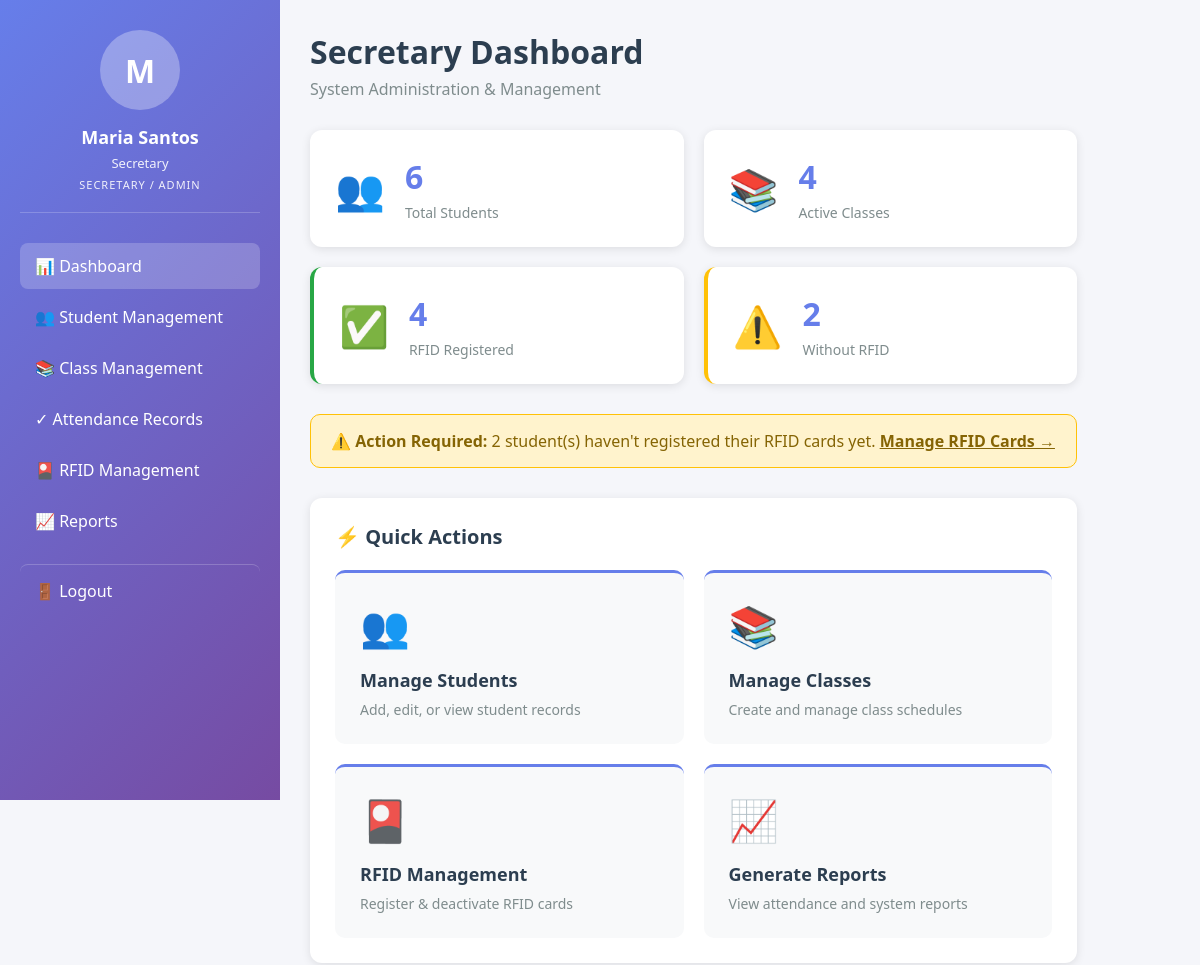
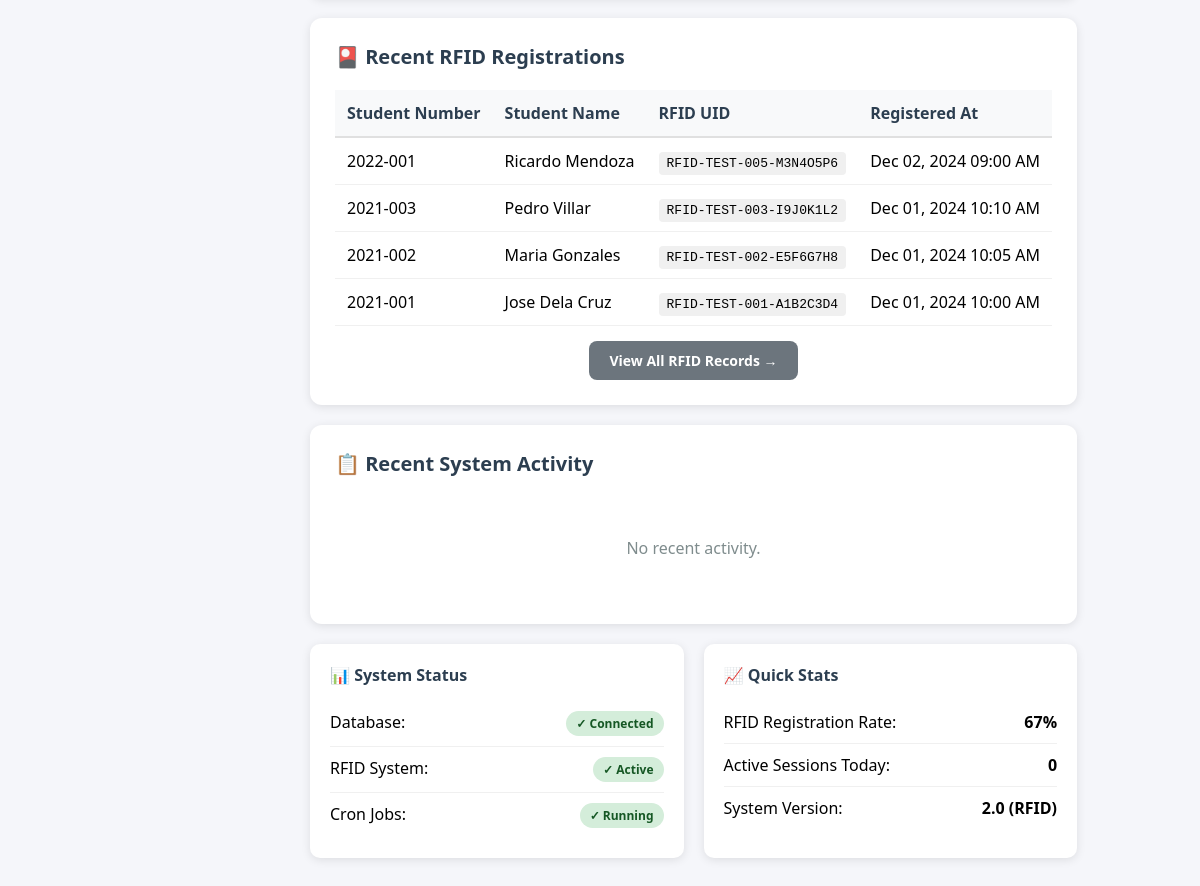
The page /secretary_dashboard.php (signed in) on the database its author committed (2 pictures, top to bottom).
### tables this page shows
CREATE TABLE students (
    student_id INT AUTO_INCREMENT PRIMARY KEY,
    user_id INT UNIQUE NOT NULL,
    student_number VARCHAR(20) UNIQUE NOT NULL,
    rfid_uid VARCHAR(50) UNIQUE NULL COMMENT 'RFID card unique identifier',
    rfid_registered_at TIMESTAMP NULL COMMENT 'When RFID was registered',
    rfid_registered_by INT NULL COMMENT 'Who registered the RFID (user_id)',
    rfid_status ENUM('active', 'deactivated') DEFAULT 'active' COMMENT 'Card status',
    rfid_deactivated_at TIMESTAMP NULL COMMENT 'When card was deactivated',
    rfid_deactivation_reason VARCHAR(255) NULL COMMENT 'Why card was deactivated',
    year_level TINYINT NOT NULL,
    program VARCHAR(50) NOT NULL,
    section VARCHAR(20),
    FOREIGN KEY (user_id) REFERENCES users(user_id) ON DELETE CASCADE,
    FOREIGN KEY (rfid_registered_by) REFERENCES users(user_id) ON DELETE SET NULL,
    INDEX idx_student_number (student_number),
    INDEX idx_rfid_uid (rfid_uid),
    INDEX idx_program_section (program, section)
);

### Database.php (called while the page is built, shortened)
<?php
class Database {
    private $host = '127.0.0.1';
    private $db   = 'citcs_attendance';
    private $user = 'root';
    private $pass = '';
    private $charset = 'utf8mb4';
    private $pdo;
    public function __construct() {
        $dsn = "mysql:host={$this->host};dbname={$this->db};charset={$this->charset}";
        $options = [
            PDO::ATTR_ERRMODE            => PDO::ERRMODE_EXCEPTION,
            PDO::ATTR_DEFAULT_FETCH_MODE => PDO::FETCH_ASSOC,
            PDO::ATTR_EMULATE_PREPARES   => false,
        ];
        $this->pdo = new PDO($dsn, $this->user, $this->pass, $options);
    }
    public function query($sql, $params = []) {
        $stmt = $this->pdo->prepare($sql);
        $stmt->execute($params);
        return $stmt;
    }
    public function all($sql, $params = []) {
        return $this->query($sql, $params)->fetchAll();
    }
    public function single($sql, $params = []) {
        return $this->query($sql, $params)->fetch();
    }
}
?>

### secretary_dashboard.php (the view, shortened to what this page needs)
<?php
require_once 'ClassManager.php';
require_once 'Database.php';
$db = new Database();
$totalStudents = $db->single("SELECT COUNT(*) as count FROM students JOIN users ON students.user_id = users.user_id WHERE users.status = 'active'")['count'];
$totalClasses = $db->single("SELECT COUNT(*) as count FROM classes WHERE status = 'active'")['count'];
$studentsWithRFID = $db->single("SELECT COUNT(*) as count FROM students WHERE rfid_uid IS NOT NULL AND rfid_status = 'active'")['count'];
$studentsWithoutRFID = $totalStudents - $studentsWithRFID;
$recentRFID = $db->all(
    "SELECT s.student_number, CONCAT(u.first_name, ' ', u.last_name) as student_name,
     s.rfid_registered_at, s.rfid_uid
     FROM students s
     JOIN users u ON s.user_id = u.user_id
     WHERE s.rfid_uid IS NOT NULL
     ORDER BY s.rfid_registered_at DESC
     LIMIT 10"
);
$recentActivity = $db->all(
    "SELECT a.*, CONCAT(u.first_name, ' ', u.last_name) as user_name, u.user_type
     FROM audit_logs a
     JOIN users u ON a.user_id = u.user_id
     ORDER BY a.timestamp DESC
     LIMIT 10"
);
?>
<!DOCTYPE html>
<html lang="en">
<head>
</head>
<body>
    <?php include 'includes/secretary_sidebar.php'; ?>
    <div class="dashboard-container">
        <main class="main-content">
            <div class="page-header">
                <h1>Secretary Dashboard</h1>
                <p>System Administration & Management</p>
            </div>
            <div class="stats-grid">
                <div class="stat-card">
                    <div class="stat-icon">👥</div>
                    <div class="stat-info">
                        <h3><?php echo $totalStudents; ?></h3>
                        <p>Total Students</p>
                    </div>
                </div>
                <div class="stat-card">
                    <div class="stat-icon">📚</div>
                    <div class="stat-info">
                        <h3><?php echo $totalClasses; ?></h3>
                        <p>Active Classes</p>
                    </div>
                </div>
                <div class="stat-card stat-success">
                    <div class="stat-icon">✅</div>
                    <div class="stat-info">
                        <h3><?php echo $studentsWithRFID; ?></h3>
                        <p>RFID Registered</p>
                    </div>
                </div>
                <div class="stat-card <?php echo $studentsWithoutRFID > 0 ? 'stat-warning' : ''; ?>">
                    <div class="stat-icon"><?php echo $studentsWithoutRFID > 0 ? '⚠️' : '✓'; ?></div>
                    <div class="stat-info">
                        <h3><?php echo $studentsWithoutRFID; ?></h3>
                        <p>Without RFID</p>
                    </div>
                </div>
            </div>
            <?php if ($studentsWithoutRFID > 0): ?>
                <div class="alert alert-warning">
                    <strong>⚠️ Action Required:</strong>
                    <?php echo $studentsWithoutRFID; ?> student(s) haven't registered their RFID cards yet.
                    <a href="secretary_rfid.php" style="color: #856404; text-decoration: underline; font-weight: 600;">Manage RFID Cards →</a>
                </div>
            <?php endif; ?>
            <div class="section-card">
                <h2>⚡ Quick Actions</h2>
                <div class="actions-grid">
                    <a href="secretary_students.php" class="action-card">
                        <span class="action-icon">👥</span>
                        <h3>Manage Students</h3>
                        <p>Add, edit, or view student records</p>
                    </a>
                    <a href="secretary_classes.php" class="action-card">
                        <span class="action-icon">📚</span>
                        <h3>Manage Classes</h3>
                        <p>Create and manage class schedules</p>
                    </a>
                    <a href="secretary_rfid.php" class="action-card">
                        <span class="action-icon">🎴</span>
                        <h3>RFID Management</h3>
                        <p>Register & deactivate RFID cards</p>
                    </a>
                    <a href="secretary_reports.php" class="action-card">
                        <span class="action-icon">📈</span>
                        <h3>Generate Reports</h3>
                        <p>View attendance and system reports</p>
                    </a>
                </div>
            </div>
            <div class="section-card">
                <h2>🎴 Recent RFID Registrations</h2>
                <?php if (empty($recentRFID)): ?>
                    <p class="empty-state">No RFID registrations yet.</p>
                <?php else: ?>
                    <div class="table-responsive">
                        <table class="data-table">
                            <thead>
                                <tr>
                                    <th>Student Number</th>
                                    <th>Student Name</th>
                                    <th>RFID UID</th>
                                    <th>Registered At</th>
                                </tr>
                            </thead>
                            <tbody>
                                <?php foreach ($recentRFID as $registration): ?>
                                    <tr>
                                        <td><?php echo htmlspecialchars($registration['student_number']); ?></td>
                                        <td><?php echo htmlspecialchars($registration['student_name']); ?></td>
                                        <td><code><?php echo htmlspecialchars($registration['rfid_uid']); ?></code></td>
                                        <td><?php echo date('M d, Y h:i A', strtotime($registration['rfid_registered_at'])); ?></td>
                                    </tr>
                                <?php endforeach; ?>
                            </tbody>
                        </table>
                    </div>
                    <div class="table-footer">
                        <a href="secretary_rfid.php" class="btn btn-secondary">View All RFID Records →</a>
                    </div>
                <?php endif; ?>
            </div>
            <div class="section-card">
                <h2>📋 Recent System Activity</h2>
                <?php if (empty($recentActivity)): ?>
                    <p class="empty-state">No recent activity.</p>
                <?php endif; ?>
            </div>
            <div class="info-cards">
                <div class="info-card">
                    <h3>📊 System Status</h3>
                    <div class="info-row">
                        <span>Database:</span>
                        <span class="status-badge status-success">✓ Connected</span>
                    </div>
                    <div class="info-row">
                        <span>RFID System:</span>
                        <span class="status-badge status-success">✓ Active</span>
                    </div>
                    <div class="info-row">
                        <span>Cron Jobs:</span>
                        <span class="status-badge status-success">✓ Running</span>
                    </div>
                </div>
                <div class="info-card">
                    <h3>📈 Quick Stats</h3>
                    <div class="info-row">
                        <span>RFID Registration Rate:</span>
                        <span><strong><?php echo $totalStudents > 0 ? round(($studentsWithRFID / $totalStudents) * 100) : 0; ?>%</strong></span>
                    </div>
                    <div class="info-row">
                        <span>Active Sessions Today:</span>
                        <span><strong><?php echo $db->single("SELECT COUNT(*) as count FROM attendance_sessions WHERE session_date = CURDATE() AND status = 'open'")['count']; ?></strong></span>
                    </div>
                    <div class="info-row">
                        <span>System Version:</span>
                        <span><strong>2.0 (RFID)</strong></span>
                    </div>
                </div>
            </div>
        </main>
    </div>
</body>
</html>

### includes/secretary_sidebar.php (style rules this page uses)
.main-content { margin-left: 280px; padding: 30px; min-height: 100vh; }

### secretary_dashboard.php (style rules this page uses)
* { margin: 0; padding: 0; box-sizing: border-box; }
body { font-family: 'Segoe UI', Tahoma, Geneva, Verdana, sans-serif; background: #f5f6fa; margin: 0; }
.dashboard-container { display: flex; }
.page-header { margin-bottom: 30px; }
.page-header h1 { font-size: 32px; color: #2c3e50; margin-bottom: 5px; }
.page-header p { color: #7f8c8d; }
.stats-grid { display: grid; grid-template-columns: repeat(auto-fit, minmax(250px, 1fr)); gap: 20px; margin-bottom: 30px; }
.stat-card { background: white; padding: 25px; border-radius: 12px; box-shadow: 0 2px 10px rgba(0,0,0,0.1); display: flex; align-items: center; gap: 20px; }
.stat-card.stat-success { border-left: 4px solid #28a745; }
.stat-card.stat-warning { border-left: 4px solid #ffc107; }
.stat-icon { font-size: 40px; }
.stat-info h3 { font-size: 32px; color: #667eea; margin-bottom: 5px; }
.stat-info p { color: #7f8c8d; font-size: 14px; }
.alert { padding: 15px 20px; border-radius: 10px; margin-bottom: 30px; }
.alert-warning { background: #fff3cd; color: #856404; border: 1px solid #ffc107; }
.section-card { background: white; padding: 25px; border-radius: 12px; box-shadow: 0 2px 10px rgba(0,0,0,0.1); margin-bottom: 20px; }
.section-card h2 { font-size: 20px; color: #2c3e50; margin-bottom: 20px; }
.actions-grid { display: grid; grid-template-columns: repeat(auto-fit, minmax(240px, 1fr)); gap: 20px; }
.action-card { background: #f8f9fa; padding: 25px; border-radius: 10px; text-decoration: none; transition: transform 0.2s, box-shadow 0.2s; border-top: 3px solid #667eea; }
.action-icon { font-size: 40px; display: block; margin-bottom: 15px; }
.action-card h3 { color: #2c3e50; font-size: 18px; margin-bottom: 8px; }
.action-card p { color: #7f8c8d; font-size: 14px; }
.table-responsive { overflow-x: auto; }
.data-table { width: 100%; border-collapse: collapse; }
.data-table th { background: #f8f9fa; padding: 12px; text-align: left; font-weight: 600; color: #2c3e50; border-bottom: 2px solid #e0e0e0; }
.data-table td { padding: 12px; border-bottom: 1px solid #f0f0f0; }
.data-table code { background: #f0f0f0; padding: 4px 8px; border-radius: 4px; font-family: monospace; font-size: 13px; }
.table-footer { margin-top: 15px; text-align: center; }
.btn { padding: 10px 20px; border: none; border-radius: 8px; cursor: pointer; text-decoration: none; display: inline-block; font-size: 14px; font-weight: 600; }
.btn-secondary { background: #6c757d; color: white; }
.info-cards { display: grid; grid-template-columns: repeat(auto-fit, minmax(300px, 1fr)); gap: 20px; }
.info-card { background: white; padding: 20px; border-radius: 10px; box-shadow: 0 2px 10px rgba(0,0,0,0.1); }
.info-card h3 { color: #2c3e50; margin-bottom: 15px; font-size: 16px; }
.info-row { display: flex; justify-content: space-between; padding: 10px 0; border-bottom: 1px solid #f0f0f0; }
.info-row:last-child { border-bottom: none; }
.status-badge { padding: 4px 10px; border-radius: 20px; font-size: 12px; font-weight: 600; }
.status-success { background: #d4edda; color: #155724; }
.empty-state { text-align: center; color: #7f8c8d; padding: 40px 20px; }

### rows shown on the page
students: student_number "2022-001", student_name "Ricardo Mendoza", rfid_uid "RFID-TEST-005-M3N4O5P6", rfid_registered_at "Dec 02, 2024 09:00 AM"
students: student_number "2021-003", student_name "Pedro Villar", rfid_uid "RFID-TEST-003-I9J0K1L2", rfid_registered_at "Dec 01, 2024 10:10 AM"
students: student_number "2021-002", student_name "Maria Gonzales", rfid_uid "RFID-TEST-002-E5F6G7H8", rfid_registered_at "Dec 01, 2024 10:05 AM"
students: student_number "2021-001", student_name "Jose Dela Cruz", rfid_uid "RFID-TEST-001-A1B2C3D4", rfid_registered_at "Dec 01, 2024 10:00 AM"

### other values the page prints
substr($_SESSION['full_name'], 0, 1) "M"
$_SESSION['full_name'] "Maria Santos"
$_SESSION['identifier'] "Secretary"
$totalStudents "6"
$totalClasses "4"
$studentsWithRFID "4"
$studentsWithoutRFID "2"
